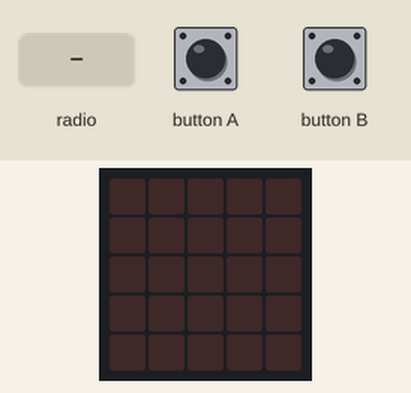
The program below on a simulated BBC micro:bit running MicroPython. Shown: the board's 5×5 LED display. The inputs (shaded band) are chosen by the test bench.

Above: at 1.2 s.
1.3 s: radio message "bye" arrives
At 2.1 s:
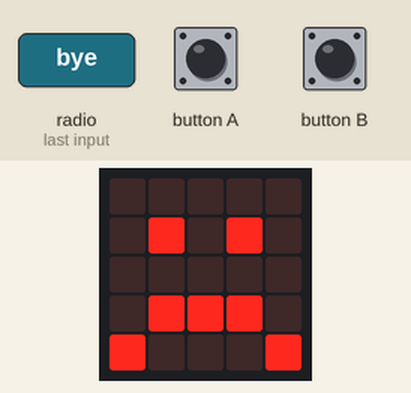
2.8 s: button B pressed for 0.15 s
At 3.2 s:
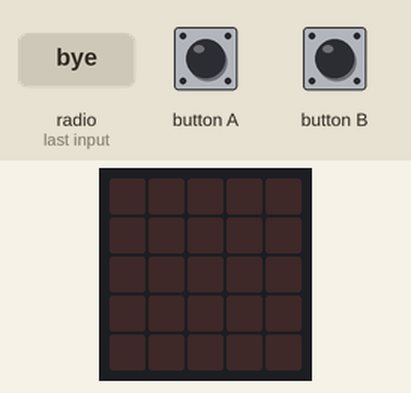
Timing chart, 0 to 5.8 s (numbered marks = the images above; inputs shaded):
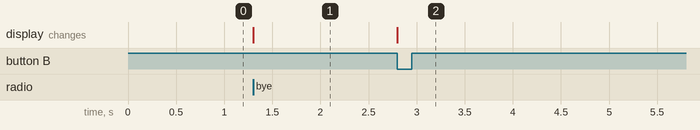

The program:

Radio1.py
```python
from microbit import *
import radio
radio.on()

while True:

    if button_a.was_pressed():
        radio.send('hi')

    if button_b.was_pressed():
        display.clear()

    Happy = radio.receive()

    if Happy == 'bye':
        display.show(Image.SAD)
```

Measured:
- after the input at 1.3 s, the display: changes at once (image 1)
- after the input at 2.8 s, the display: changes at once (image 2)
